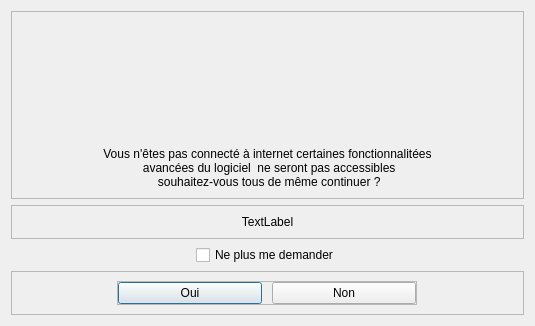
<?xml version="1.0" encoding="UTF-8"?>
<ui version="4.0">
 <class>NoConnectionDialog</class>
 <widget class="QDialog" name="NoConnectionDialog">
  <property name="geometry">
   <rect>
    <x>0</x>
    <y>0</y>
    <width>535</width>
    <height>326</height>
   </rect>
  </property>
  <property name="windowTitle">
   <string>Dialog</string>
  </property>
  <layout class="QVBoxLayout" name="verticalLayout">
   <item>
    <widget class="QFrame" name="top_container">
     <property name="frameShape">
      <enum>QFrame::StyledPanel</enum>
     </property>
     <property name="frameShadow">
      <enum>QFrame::Raised</enum>
     </property>
     <layout class="QVBoxLayout" name="verticalLayout_2">
      <item>
       <widget class="QLabel" name="aski_quit_label">
        <property name="sizePolicy">
         <sizepolicy hsizetype="Expanding" vsizetype="Expanding">
          <horstretch>0</horstretch>
          <verstretch>0</verstretch>
         </sizepolicy>
        </property>
        <property name="text">
         <string>Vous n'êtes pas connecté à internet certaines fonctionnalitées 
 avancées du logiciel  ne seront pas accessibles 
 souhaitez-vous tous de même continuer ?</string>
        </property>
        <property name="alignment">
         <set>Qt::AlignBottom|Qt::AlignHCenter</set>
        </property>
       </widget>
      </item>
     </layout>
    </widget>
   </item>
   <item>
    <widget class="QFrame" name="frame">
     <property name="frameShape">
      <enum>QFrame::StyledPanel</enum>
     </property>
     <property name="frameShadow">
      <enum>QFrame::Raised</enum>
     </property>
     <layout class="QVBoxLayout" name="verticalLayout_3">
      <item>
       <widget class="QLabel" name="gif_label">
        <property name="text">
         <string>TextLabel</string>
        </property>
        <property name="alignment">
         <set>Qt::AlignCenter</set>
        </property>
       </widget>
      </item>
     </layout>
    </widget>
   </item>
   <item alignment="Qt::AlignHCenter|Qt::AlignVCenter">
    <widget class="QCheckBox" name="checkBox">
     <property name="text">
      <string>Ne plus me demander</string>
     </property>
    </widget>
   </item>
   <item alignment="Qt::AlignBottom">
    <widget class="QFrame" name="bottom_container">
     <property name="frameShape">
      <enum>QFrame::StyledPanel</enum>
     </property>
     <property name="frameShadow">
      <enum>QFrame::Raised</enum>
     </property>
     <layout class="QHBoxLayout" name="horizontalLayout">
      <item>
       <widget class="QFrame" name="yes_no_button_container">
        <property name="maximumSize">
         <size>
          <width>300</width>
          <height>16777215</height>
         </size>
        </property>
        <property name="frameShape">
         <enum>QFrame::StyledPanel</enum>
        </property>
        <property name="frameShadow">
         <enum>QFrame::Raised</enum>
        </property>
        <layout class="QHBoxLayout" name="horizontalLayout_2">
         <property name="spacing">
          <number>10</number>
         </property>
         <property name="leftMargin">
          <number>0</number>
         </property>
         <property name="topMargin">
          <number>0</number>
         </property>
         <property name="rightMargin">
          <number>0</number>
         </property>
         <property name="bottomMargin">
          <number>0</number>
         </property>
         <item>
          <widget class="QPushButton" name="yes_button">
           <property name="text">
            <string>Oui</string>
           </property>
          </widget>
         </item>
         <item>
          <widget class="QPushButton" name="no_button">
           <property name="text">
            <string>Non</string>
           </property>
          </widget>
         </item>
        </layout>
       </widget>
      </item>
     </layout>
    </widget>
   </item>
  </layout>
 </widget>
 <resources>
  <include location="../res/res.qrc"/>
 </resources>
 <connections/>
</ui>
